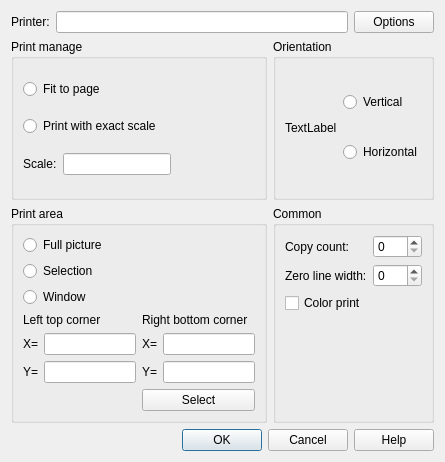
<?xml version="1.0" encoding="UTF-8"?>
<ui version="4.0">
 <class>SdDPrint</class>
 <widget class="QDialog" name="SdDPrint">
  <property name="geometry">
   <rect>
    <x>0</x>
    <y>0</y>
    <width>445</width>
    <height>462</height>
   </rect>
  </property>
  <property name="windowTitle">
   <string>Print</string>
  </property>
  <layout class="QVBoxLayout" name="verticalLayout_5">
   <item>
    <layout class="QHBoxLayout" name="horizontalLayout">
     <item>
      <widget class="QLabel" name="label">
       <property name="text">
        <string>Printer:</string>
       </property>
      </widget>
     </item>
     <item>
      <widget class="QLineEdit" name="mPrinter">
       <property name="readOnly">
        <bool>true</bool>
       </property>
      </widget>
     </item>
     <item>
      <widget class="QPushButton" name="mPrinterOptions">
       <property name="text">
        <string>Options</string>
       </property>
      </widget>
     </item>
    </layout>
   </item>
   <item>
    <layout class="QGridLayout" name="gridLayout_2">
     <item row="0" column="1">
      <widget class="QGroupBox" name="groupBox_3">
       <property name="title">
        <string>Orientation</string>
       </property>
       <layout class="QHBoxLayout" name="horizontalLayout_3">
        <item>
         <widget class="QLabel" name="mOrientationIcon">
          <property name="text">
           <string>TextLabel</string>
          </property>
         </widget>
        </item>
        <item>
         <layout class="QVBoxLayout" name="verticalLayout_3">
          <item>
           <widget class="QRadioButton" name="mOrientationVertical">
            <property name="text">
             <string>Vertical</string>
            </property>
           </widget>
          </item>
          <item>
           <widget class="QRadioButton" name="mOrientationHorizontal">
            <property name="text">
             <string>Horizontal</string>
            </property>
           </widget>
          </item>
         </layout>
        </item>
       </layout>
      </widget>
     </item>
     <item row="1" column="0">
      <widget class="QGroupBox" name="groupBox_2">
       <property name="title">
        <string>Print area</string>
       </property>
       <layout class="QVBoxLayout" name="verticalLayout_2">
        <item>
         <widget class="QRadioButton" name="mAreaFull">
          <property name="text">
           <string>Full picture</string>
          </property>
         </widget>
        </item>
        <item>
         <widget class="QRadioButton" name="mAreaSelection">
          <property name="text">
           <string>Selection</string>
          </property>
         </widget>
        </item>
        <item>
         <widget class="QRadioButton" name="mAreaWindow">
          <property name="text">
           <string>Window</string>
          </property>
         </widget>
        </item>
        <item>
         <layout class="QGridLayout" name="gridLayout">
          <item row="0" column="0" colspan="2">
           <widget class="QLabel" name="label_3">
            <property name="text">
             <string>Left top corner</string>
            </property>
           </widget>
          </item>
          <item row="0" column="2" colspan="2">
           <widget class="QLabel" name="label_4">
            <property name="text">
             <string>Right bottom corner</string>
            </property>
           </widget>
          </item>
          <item row="1" column="0">
           <widget class="QLabel" name="label_5">
            <property name="text">
             <string>X=</string>
            </property>
           </widget>
          </item>
          <item row="1" column="1">
           <widget class="QLineEdit" name="mAreaWindowLeft"/>
          </item>
          <item row="1" column="2">
           <widget class="QLabel" name="label_7">
            <property name="text">
             <string>X=</string>
            </property>
           </widget>
          </item>
          <item row="1" column="3">
           <widget class="QLineEdit" name="mAreaWindowRight"/>
          </item>
          <item row="2" column="0">
           <widget class="QLabel" name="label_6">
            <property name="text">
             <string>Y=</string>
            </property>
           </widget>
          </item>
          <item row="2" column="1">
           <widget class="QLineEdit" name="mAreaWindowTop"/>
          </item>
          <item row="2" column="2">
           <widget class="QLabel" name="label_8">
            <property name="text">
             <string>Y=</string>
            </property>
           </widget>
          </item>
          <item row="2" column="3">
           <widget class="QLineEdit" name="mAreaWindowBottom"/>
          </item>
          <item row="3" column="2" colspan="2">
           <widget class="QPushButton" name="mAreaWindowSelect">
            <property name="text">
             <string>Select</string>
            </property>
           </widget>
          </item>
         </layout>
        </item>
       </layout>
      </widget>
     </item>
     <item row="0" column="0">
      <widget class="QGroupBox" name="groupBox">
       <property name="title">
        <string>Print manage</string>
       </property>
       <layout class="QVBoxLayout" name="verticalLayout">
        <item>
         <widget class="QRadioButton" name="mScaleFit">
          <property name="text">
           <string>Fit to page</string>
          </property>
         </widget>
        </item>
        <item>
         <widget class="QRadioButton" name="mScaleUser">
          <property name="text">
           <string>Print with exact scale</string>
          </property>
         </widget>
        </item>
        <item>
         <layout class="QHBoxLayout" name="horizontalLayout_2">
          <item>
           <widget class="QLabel" name="label_2">
            <property name="text">
             <string>Scale:</string>
            </property>
           </widget>
          </item>
          <item>
           <widget class="QLineEdit" name="mScaleValue"/>
          </item>
          <item>
           <spacer name="horizontalSpacer">
            <property name="orientation">
             <enum>Qt::Horizontal</enum>
            </property>
            <property name="sizeHint" stdset="0">
             <size>
              <width>40</width>
              <height>20</height>
             </size>
            </property>
           </spacer>
          </item>
         </layout>
        </item>
       </layout>
      </widget>
     </item>
     <item row="1" column="1">
      <widget class="QGroupBox" name="groupBox_4">
       <property name="title">
        <string>Common</string>
       </property>
       <layout class="QFormLayout" name="formLayout">
        <item row="0" column="0">
         <widget class="QLabel" name="label_10">
          <property name="text">
           <string>Copy count:</string>
          </property>
         </widget>
        </item>
        <item row="0" column="1">
         <widget class="QSpinBox" name="mCopyCount"/>
        </item>
        <item row="1" column="0">
         <widget class="QLabel" name="label_11">
          <property name="text">
           <string>Zero line width:</string>
          </property>
         </widget>
        </item>
        <item row="1" column="1">
         <widget class="QSpinBox" name="mZeroLineWidth"/>
        </item>
        <item row="2" column="0">
         <widget class="QCheckBox" name="mColorPrint">
          <property name="text">
           <string>Color print</string>
          </property>
         </widget>
        </item>
       </layout>
      </widget>
     </item>
    </layout>
   </item>
   <item>
    <widget class="QDialogButtonBox" name="buttonBox">
     <property name="orientation">
      <enum>Qt::Horizontal</enum>
     </property>
     <property name="standardButtons">
      <set>QDialogButtonBox::Cancel|QDialogButtonBox::Help|QDialogButtonBox::Ok</set>
     </property>
    </widget>
   </item>
  </layout>
 </widget>
 <resources/>
 <connections>
  <connection>
   <sender>buttonBox</sender>
   <signal>accepted()</signal>
   <receiver>SdDPrint</receiver>
   <slot>accept()</slot>
   <hints>
    <hint type="sourcelabel">
     <x>248</x>
     <y>254</y>
    </hint>
    <hint type="destinationlabel">
     <x>157</x>
     <y>274</y>
    </hint>
   </hints>
  </connection>
  <connection>
   <sender>buttonBox</sender>
   <signal>rejected()</signal>
   <receiver>SdDPrint</receiver>
   <slot>reject()</slot>
   <hints>
    <hint type="sourcelabel">
     <x>316</x>
     <y>260</y>
    </hint>
    <hint type="destinationlabel">
     <x>286</x>
     <y>274</y>
    </hint>
   </hints>
  </connection>
 </connections>
</ui>
